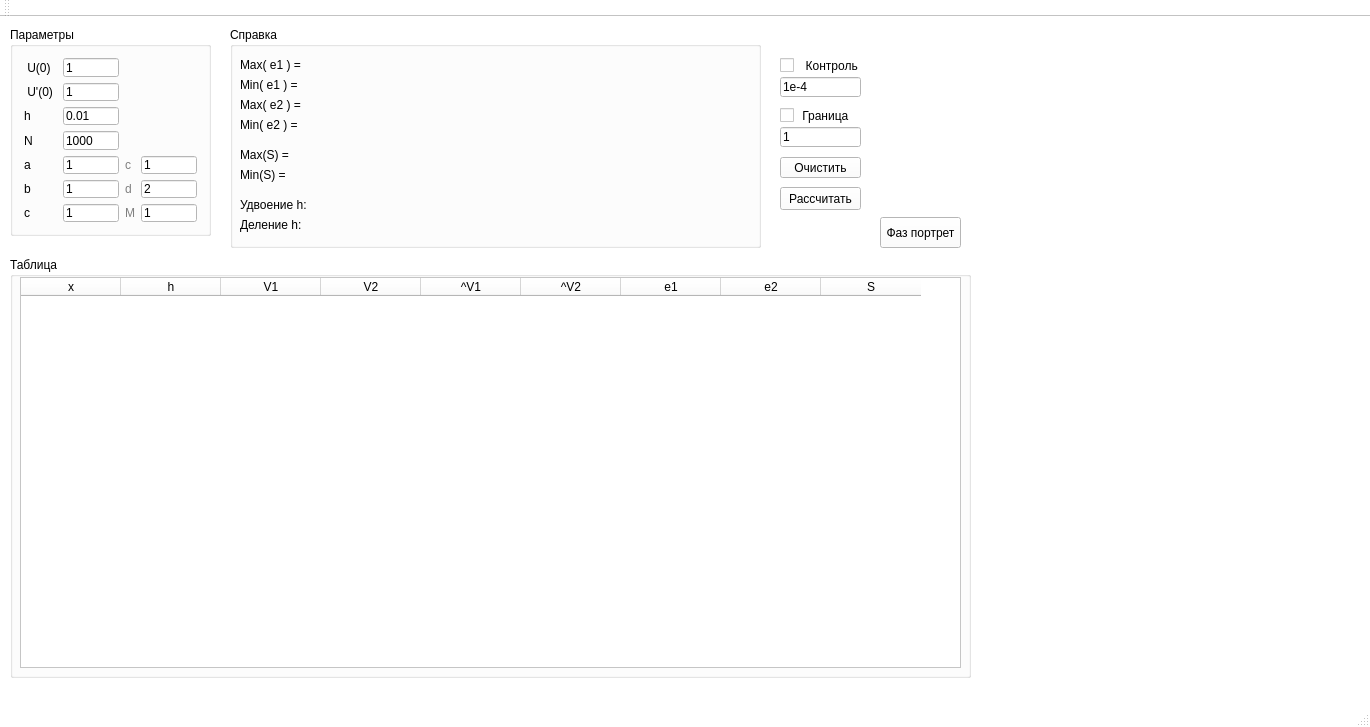
<?xml version="1.0" encoding="UTF-8"?>
<ui version="4.0">
 <class>MainWindow</class>
 <widget class="QMainWindow" name="MainWindow">
  <property name="geometry">
   <rect>
    <x>0</x>
    <y>0</y>
    <width>1370</width>
    <height>727</height>
   </rect>
  </property>
  <property name="palette">
   <palette>
    <active>
     <colorrole role="WindowText">
      <brush brushstyle="SolidPattern">
       <color alpha="255">
        <red>0</red>
        <green>0</green>
        <blue>0</blue>
       </color>
      </brush>
     </colorrole>
     <colorrole role="Button">
      <brush brushstyle="SolidPattern">
       <color alpha="255">
        <red>255</red>
        <green>255</green>
        <blue>255</blue>
       </color>
      </brush>
     </colorrole>
     <colorrole role="Light">
      <brush brushstyle="SolidPattern">
       <color alpha="255">
        <red>255</red>
        <green>255</green>
        <blue>255</blue>
       </color>
      </brush>
     </colorrole>
     <colorrole role="Midlight">
      <brush brushstyle="SolidPattern">
       <color alpha="255">
        <red>255</red>
        <green>255</green>
        <blue>255</blue>
       </color>
      </brush>
     </colorrole>
     <colorrole role="Dark">
      <brush brushstyle="SolidPattern">
       <color alpha="255">
        <red>127</red>
        <green>127</green>
        <blue>127</blue>
       </color>
      </brush>
     </colorrole>
     <colorrole role="Mid">
      <brush brushstyle="SolidPattern">
       <color alpha="255">
        <red>170</red>
        <green>170</green>
        <blue>170</blue>
       </color>
      </brush>
     </colorrole>
     <colorrole role="Text">
      <brush brushstyle="SolidPattern">
       <color alpha="255">
        <red>0</red>
        <green>0</green>
        <blue>0</blue>
       </color>
      </brush>
     </colorrole>
     <colorrole role="BrightText">
      <brush brushstyle="SolidPattern">
       <color alpha="255">
        <red>255</red>
        <green>255</green>
        <blue>255</blue>
       </color>
      </brush>
     </colorrole>
     <colorrole role="ButtonText">
      <brush brushstyle="SolidPattern">
       <color alpha="255">
        <red>0</red>
        <green>0</green>
        <blue>0</blue>
       </color>
      </brush>
     </colorrole>
     <colorrole role="Base">
      <brush brushstyle="SolidPattern">
       <color alpha="255">
        <red>255</red>
        <green>255</green>
        <blue>255</blue>
       </color>
      </brush>
     </colorrole>
     <colorrole role="Window">
      <brush brushstyle="SolidPattern">
       <color alpha="255">
        <red>255</red>
        <green>255</green>
        <blue>255</blue>
       </color>
      </brush>
     </colorrole>
     <colorrole role="Shadow">
      <brush brushstyle="SolidPattern">
       <color alpha="255">
        <red>0</red>
        <green>0</green>
        <blue>0</blue>
       </color>
      </brush>
     </colorrole>
     <colorrole role="AlternateBase">
      <brush brushstyle="SolidPattern">
       <color alpha="255">
        <red>255</red>
        <green>255</green>
        <blue>255</blue>
       </color>
      </brush>
     </colorrole>
     <colorrole role="ToolTipBase">
      <brush brushstyle="SolidPattern">
       <color alpha="255">
        <red>255</red>
        <green>255</green>
        <blue>220</blue>
       </color>
      </brush>
     </colorrole>
     <colorrole role="ToolTipText">
      <brush brushstyle="SolidPattern">
       <color alpha="255">
        <red>0</red>
        <green>0</green>
        <blue>0</blue>
       </color>
      </brush>
     </colorrole>
    </active>
    <inactive>
     <colorrole role="WindowText">
      <brush brushstyle="SolidPattern">
       <color alpha="255">
        <red>0</red>
        <green>0</green>
        <blue>0</blue>
       </color>
      </brush>
     </colorrole>
     <colorrole role="Button">
      <brush brushstyle="SolidPattern">
       <color alpha="255">
        <red>255</red>
        <green>255</green>
        <blue>255</blue>
       </color>
      </brush>
     </colorrole>
     <colorrole role="Light">
      <brush brushstyle="SolidPattern">
       <color alpha="255">
        <red>255</red>
        <green>255</green>
        <blue>255</blue>
       </color>
      </brush>
     </colorrole>
     <colorrole role="Midlight">
      <brush brushstyle="SolidPattern">
       <color alpha="255">
        <red>255</red>
        <green>255</green>
        <blue>255</blue>
       </color>
      </brush>
     </colorrole>
     <colorrole role="Dark">
      <brush brushstyle="SolidPattern">
       <color alpha="255">
        <red>127</red>
        <green>127</green>
        <blue>127</blue>
       </color>
      </brush>
     </colorrole>
     <colorrole role="Mid">
      <brush brushstyle="SolidPattern">
       <color alpha="255">
        <red>170</red>
        <green>170</green>
        <blue>170</blue>
       </color>
      </brush>
     </colorrole>
     <colorrole role="Text">
      <brush brushstyle="SolidPattern">
       <color alpha="255">
        <red>0</red>
        <green>0</green>
        <blue>0</blue>
       </color>
      </brush>
     </colorrole>
     <colorrole role="BrightText">
      <brush brushstyle="SolidPattern">
       <color alpha="255">
        <red>255</red>
        <green>255</green>
        <blue>255</blue>
       </color>
      </brush>
     </colorrole>
     <colorrole role="ButtonText">
      <brush brushstyle="SolidPattern">
       <color alpha="255">
        <red>0</red>
        <green>0</green>
        <blue>0</blue>
       </color>
      </brush>
     </colorrole>
     <colorrole role="Base">
      <brush brushstyle="SolidPattern">
       <color alpha="255">
        <red>255</red>
        <green>255</green>
        <blue>255</blue>
       </color>
      </brush>
     </colorrole>
     <colorrole role="Window">
      <brush brushstyle="SolidPattern">
       <color alpha="255">
        <red>255</red>
        <green>255</green>
        <blue>255</blue>
       </color>
      </brush>
     </colorrole>
     <colorrole role="Shadow">
      <brush brushstyle="SolidPattern">
       <color alpha="255">
        <red>0</red>
        <green>0</green>
        <blue>0</blue>
       </color>
      </brush>
     </colorrole>
     <colorrole role="AlternateBase">
      <brush brushstyle="SolidPattern">
       <color alpha="255">
        <red>255</red>
        <green>255</green>
        <blue>255</blue>
       </color>
      </brush>
     </colorrole>
     <colorrole role="ToolTipBase">
      <brush brushstyle="SolidPattern">
       <color alpha="255">
        <red>255</red>
        <green>255</green>
        <blue>220</blue>
       </color>
      </brush>
     </colorrole>
     <colorrole role="ToolTipText">
      <brush brushstyle="SolidPattern">
       <color alpha="255">
        <red>0</red>
        <green>0</green>
        <blue>0</blue>
       </color>
      </brush>
     </colorrole>
    </inactive>
    <disabled>
     <colorrole role="WindowText">
      <brush brushstyle="SolidPattern">
       <color alpha="255">
        <red>127</red>
        <green>127</green>
        <blue>127</blue>
       </color>
      </brush>
     </colorrole>
     <colorrole role="Button">
      <brush brushstyle="SolidPattern">
       <color alpha="255">
        <red>255</red>
        <green>255</green>
        <blue>255</blue>
       </color>
      </brush>
     </colorrole>
     <colorrole role="Light">
      <brush brushstyle="SolidPattern">
       <color alpha="255">
        <red>255</red>
        <green>255</green>
        <blue>255</blue>
       </color>
      </brush>
     </colorrole>
     <colorrole role="Midlight">
      <brush brushstyle="SolidPattern">
       <color alpha="255">
        <red>255</red>
        <green>255</green>
        <blue>255</blue>
       </color>
      </brush>
     </colorrole>
     <colorrole role="Dark">
      <brush brushstyle="SolidPattern">
       <color alpha="255">
        <red>127</red>
        <green>127</green>
        <blue>127</blue>
       </color>
      </brush>
     </colorrole>
     <colorrole role="Mid">
      <brush brushstyle="SolidPattern">
       <color alpha="255">
        <red>170</red>
        <green>170</green>
        <blue>170</blue>
       </color>
      </brush>
     </colorrole>
     <colorrole role="Text">
      <brush brushstyle="SolidPattern">
       <color alpha="255">
        <red>127</red>
        <green>127</green>
        <blue>127</blue>
       </color>
      </brush>
     </colorrole>
     <colorrole role="BrightText">
      <brush brushstyle="SolidPattern">
       <color alpha="255">
        <red>255</red>
        <green>255</green>
        <blue>255</blue>
       </color>
      </brush>
     </colorrole>
     <colorrole role="ButtonText">
      <brush brushstyle="SolidPattern">
       <color alpha="255">
        <red>127</red>
        <green>127</green>
        <blue>127</blue>
       </color>
      </brush>
     </colorrole>
     <colorrole role="Base">
      <brush brushstyle="SolidPattern">
       <color alpha="255">
        <red>255</red>
        <green>255</green>
        <blue>255</blue>
       </color>
      </brush>
     </colorrole>
     <colorrole role="Window">
      <brush brushstyle="SolidPattern">
       <color alpha="255">
        <red>255</red>
        <green>255</green>
        <blue>255</blue>
       </color>
      </brush>
     </colorrole>
     <colorrole role="Shadow">
      <brush brushstyle="SolidPattern">
       <color alpha="255">
        <red>0</red>
        <green>0</green>
        <blue>0</blue>
       </color>
      </brush>
     </colorrole>
     <colorrole role="AlternateBase">
      <brush brushstyle="SolidPattern">
       <color alpha="255">
        <red>255</red>
        <green>255</green>
        <blue>255</blue>
       </color>
      </brush>
     </colorrole>
     <colorrole role="ToolTipBase">
      <brush brushstyle="SolidPattern">
       <color alpha="255">
        <red>255</red>
        <green>255</green>
        <blue>220</blue>
       </color>
      </brush>
     </colorrole>
     <colorrole role="ToolTipText">
      <brush brushstyle="SolidPattern">
       <color alpha="255">
        <red>0</red>
        <green>0</green>
        <blue>0</blue>
       </color>
      </brush>
     </colorrole>
    </disabled>
   </palette>
  </property>
  <property name="windowTitle">
   <string>MainWindow</string>
  </property>
  <widget class="QWidget" name="centralWidget">
   <widget class="QGroupBox" name="groupBox">
    <property name="geometry">
     <rect>
      <x>230</x>
      <y>10</y>
      <width>531</width>
      <height>221</height>
     </rect>
    </property>
    <property name="title">
     <string>Справка</string>
    </property>
    <widget class="QLabel" name="label_maxe1">
     <property name="geometry">
      <rect>
       <x>10</x>
       <y>30</y>
       <width>501</width>
       <height>16</height>
      </rect>
     </property>
     <property name="text">
      <string>Max( e1 ) = </string>
     </property>
    </widget>
    <widget class="QLabel" name="label_mine1">
     <property name="geometry">
      <rect>
       <x>10</x>
       <y>50</y>
       <width>511</width>
       <height>16</height>
      </rect>
     </property>
     <property name="text">
      <string>Min( e1 ) =</string>
     </property>
    </widget>
    <widget class="QLabel" name="label_maxe2">
     <property name="geometry">
      <rect>
       <x>10</x>
       <y>70</y>
       <width>511</width>
       <height>16</height>
      </rect>
     </property>
     <property name="text">
      <string>Max( e2 ) = </string>
     </property>
    </widget>
    <widget class="QLabel" name="label_mine2">
     <property name="geometry">
      <rect>
       <x>10</x>
       <y>90</y>
       <width>511</width>
       <height>16</height>
      </rect>
     </property>
     <property name="text">
      <string>Min( e2 ) =</string>
     </property>
    </widget>
    <widget class="QLabel" name="label_maxS">
     <property name="geometry">
      <rect>
       <x>10</x>
       <y>120</y>
       <width>511</width>
       <height>16</height>
      </rect>
     </property>
     <property name="text">
      <string>Max(S) =</string>
     </property>
    </widget>
    <widget class="QLabel" name="label_minS">
     <property name="geometry">
      <rect>
       <x>10</x>
       <y>140</y>
       <width>511</width>
       <height>16</height>
      </rect>
     </property>
     <property name="text">
      <string>Min(S) =</string>
     </property>
    </widget>
    <widget class="QLabel" name="label_mulh">
     <property name="geometry">
      <rect>
       <x>10</x>
       <y>170</y>
       <width>511</width>
       <height>16</height>
      </rect>
     </property>
     <property name="text">
      <string>Удвоение h:</string>
     </property>
    </widget>
    <widget class="QLabel" name="label_divh">
     <property name="geometry">
      <rect>
       <x>10</x>
       <y>190</y>
       <width>511</width>
       <height>16</height>
      </rect>
     </property>
     <property name="text">
      <string>Деление h:</string>
     </property>
    </widget>
   </widget>
   <widget class="QGroupBox" name="groupBox_2">
    <property name="geometry">
     <rect>
      <x>10</x>
      <y>10</y>
      <width>201</width>
      <height>209</height>
     </rect>
    </property>
    <property name="title">
     <string>Параметры</string>
    </property>
    <layout class="QGridLayout" name="gridLayout">
     <item row="0" column="0">
      <widget class="QLabel" name="label">
       <property name="text">
        <string> U(0)</string>
       </property>
      </widget>
     </item>
     <item row="0" column="1">
      <widget class="QLineEdit" name="lineEdit_V1">
       <property name="text">
        <string>1</string>
       </property>
      </widget>
     </item>
     <item row="1" column="0">
      <widget class="QLabel" name="label_2">
       <property name="text">
        <string> U'(0) </string>
       </property>
      </widget>
     </item>
     <item row="1" column="1">
      <widget class="QLineEdit" name="lineEdit_V2">
       <property name="text">
        <string>1</string>
       </property>
      </widget>
     </item>
     <item row="2" column="0">
      <widget class="QLabel" name="label_6">
       <property name="text">
        <string>h</string>
       </property>
      </widget>
     </item>
     <item row="2" column="1">
      <widget class="QLineEdit" name="lineEdit_h">
       <property name="text">
        <string>0.01</string>
       </property>
      </widget>
     </item>
     <item row="3" column="0">
      <widget class="QLabel" name="label_7">
       <property name="text">
        <string>N</string>
       </property>
      </widget>
     </item>
     <item row="3" column="1">
      <widget class="QLineEdit" name="lineEdit_N">
       <property name="text">
        <string>1000</string>
       </property>
      </widget>
     </item>
     <item row="4" column="0">
      <widget class="QLabel" name="label_3">
       <property name="text">
        <string>a</string>
       </property>
      </widget>
     </item>
     <item row="4" column="1">
      <widget class="QLineEdit" name="lineEdit_m">
       <property name="text">
        <string>1</string>
       </property>
      </widget>
     </item>
     <item row="4" column="2">
      <widget class="QLabel" name="label_8">
       <property name="enabled">
        <bool>false</bool>
       </property>
       <property name="text">
        <string>c</string>
       </property>
      </widget>
     </item>
     <item row="4" column="3">
      <widget class="QLineEdit" name="lineEdit_c">
       <property name="enabled">
        <bool>true</bool>
       </property>
       <property name="text">
        <string>1</string>
       </property>
      </widget>
     </item>
     <item row="5" column="0">
      <widget class="QLabel" name="label_4">
       <property name="text">
        <string>b</string>
       </property>
      </widget>
     </item>
     <item row="5" column="1">
      <widget class="QLineEdit" name="lineEdit_k">
       <property name="text">
        <string>1</string>
       </property>
      </widget>
     </item>
     <item row="5" column="2">
      <widget class="QLabel" name="label_9">
       <property name="enabled">
        <bool>false</bool>
       </property>
       <property name="text">
        <string>d</string>
       </property>
      </widget>
     </item>
     <item row="5" column="3">
      <widget class="QLineEdit" name="lineEdit_d">
       <property name="enabled">
        <bool>true</bool>
       </property>
       <property name="text">
        <string>2</string>
       </property>
      </widget>
     </item>
     <item row="6" column="0">
      <widget class="QLabel" name="label_5">
       <property name="text">
        <string>с</string>
       </property>
      </widget>
     </item>
     <item row="6" column="1">
      <widget class="QLineEdit" name="lineEdit_f">
       <property name="text">
        <string>1</string>
       </property>
      </widget>
     </item>
     <item row="6" column="2">
      <widget class="QLabel" name="label_10">
       <property name="enabled">
        <bool>false</bool>
       </property>
       <property name="text">
        <string>M</string>
       </property>
      </widget>
     </item>
     <item row="6" column="3">
      <widget class="QLineEdit" name="lineEdit_M">
       <property name="enabled">
        <bool>true</bool>
       </property>
       <property name="text">
        <string>1</string>
       </property>
      </widget>
     </item>
    </layout>
   </widget>
   <widget class="QGroupBox" name="groupBox_3">
    <property name="geometry">
     <rect>
      <x>10</x>
      <y>240</y>
      <width>961</width>
      <height>421</height>
     </rect>
    </property>
    <property name="title">
     <string>Таблица</string>
    </property>
    <widget class="QTableWidget" name="tableWidget">
     <property name="geometry">
      <rect>
       <x>10</x>
       <y>20</y>
       <width>941</width>
       <height>391</height>
      </rect>
     </property>
     <column>
      <property name="text">
       <string>x</string>
      </property>
     </column>
     <column>
      <property name="text">
       <string>h</string>
      </property>
     </column>
     <column>
      <property name="text">
       <string>V1</string>
      </property>
     </column>
     <column>
      <property name="text">
       <string>V2</string>
      </property>
     </column>
     <column>
      <property name="text">
       <string>^V1</string>
      </property>
     </column>
     <column>
      <property name="text">
       <string>^V2</string>
      </property>
     </column>
     <column>
      <property name="text">
       <string>e1</string>
      </property>
     </column>
     <column>
      <property name="text">
       <string>e2</string>
      </property>
     </column>
     <column>
      <property name="text">
       <string>S</string>
      </property>
     </column>
    </widget>
   </widget>
   <widget class="QPushButton" name="pushButton_Enter">
    <property name="geometry">
     <rect>
      <x>780</x>
      <y>170</y>
      <width>81</width>
      <height>23</height>
     </rect>
    </property>
    <property name="text">
     <string>Рассчитать</string>
    </property>
   </widget>
   <widget class="QCustomPlot" name="graph" native="true">
    <property name="geometry">
     <rect>
      <x>990</x>
      <y>10</y>
      <width>351</width>
      <height>221</height>
     </rect>
    </property>
   </widget>
   <widget class="QCustomPlot" name="graphPortret" native="true">
    <property name="geometry">
     <rect>
      <x>990</x>
      <y>250</y>
      <width>351</width>
      <height>401</height>
     </rect>
    </property>
   </widget>
   <widget class="QPushButton" name="pushButton_Clear">
    <property name="geometry">
     <rect>
      <x>780</x>
      <y>140</y>
      <width>81</width>
      <height>21</height>
     </rect>
    </property>
    <property name="text">
     <string>Очистить</string>
    </property>
   </widget>
   <widget class="QPushButton" name="pushButton_Portret">
    <property name="geometry">
     <rect>
      <x>880</x>
      <y>200</y>
      <width>81</width>
      <height>31</height>
     </rect>
    </property>
    <property name="text">
     <string>Фаз портрет</string>
    </property>
   </widget>
   <widget class="QCheckBox" name="checkBox_Control">
    <property name="geometry">
     <rect>
      <x>780</x>
      <y>40</y>
      <width>81</width>
      <height>17</height>
     </rect>
    </property>
    <property name="text">
     <string>  Контроль</string>
    </property>
   </widget>
   <widget class="QCheckBox" name="checkBox_End">
    <property name="geometry">
     <rect>
      <x>780</x>
      <y>90</y>
      <width>70</width>
      <height>17</height>
     </rect>
    </property>
    <property name="text">
     <string> Граница</string>
    </property>
   </widget>
   <widget class="QLineEdit" name="lineEdit_X">
    <property name="geometry">
     <rect>
      <x>780</x>
      <y>110</y>
      <width>81</width>
      <height>20</height>
     </rect>
    </property>
    <property name="text">
     <string>1</string>
    </property>
   </widget>
   <widget class="QLineEdit" name="lineEdit_Eb">
    <property name="geometry">
     <rect>
      <x>780</x>
      <y>60</y>
      <width>81</width>
      <height>20</height>
     </rect>
    </property>
    <property name="text">
     <string>1e-4</string>
    </property>
   </widget>
  </widget>
  <widget class="QToolBar" name="mainToolBar">
   <attribute name="toolBarArea">
    <enum>TopToolBarArea</enum>
   </attribute>
   <attribute name="toolBarBreak">
    <bool>false</bool>
   </attribute>
  </widget>
  <widget class="QStatusBar" name="statusBar"/>
  <widget class="QMenuBar" name="menuBar">
   <property name="geometry">
    <rect>
     <x>0</x>
     <y>0</y>
     <width>1370</width>
     <height>21</height>
    </rect>
   </property>
  </widget>
 </widget>
 <layoutdefault spacing="6" margin="11"/>
 <customwidgets>
  <customwidget>
   <class>QCustomPlot</class>
   <extends>QWidget</extends>
   <header location="global">qcustomplot.h</header>
   <container>1</container>
  </customwidget>
 </customwidgets>
 <resources/>
 <connections/>
</ui>
